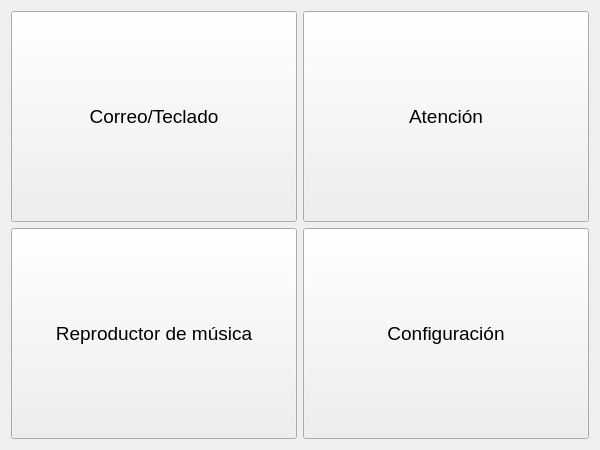
<?xml version="1.0" encoding="UTF-8"?>
<ui version="4.0">
 <class>MainWindow</class>
 <widget class="QMainWindow" name="MainWindow">
  <property name="geometry">
   <rect>
    <x>0</x>
    <y>0</y>
    <width>600</width>
    <height>450</height>
   </rect>
  </property>
  <property name="windowTitle">
   <string>EOG Interface</string>
  </property>
  <widget class="QWidget" name="centralWidget">
   <property name="sizePolicy">
    <sizepolicy hsizetype="Preferred" vsizetype="Preferred">
     <horstretch>0</horstretch>
     <verstretch>0</verstretch>
    </sizepolicy>
   </property>
   <layout class="QVBoxLayout" name="verticalLayout">
    <item>
     <layout class="QGridLayout" name="gridLayout">
      <item row="0" column="1">
       <widget class="QPushButton" name="attentionButton">
        <property name="sizePolicy">
         <sizepolicy hsizetype="MinimumExpanding" vsizetype="MinimumExpanding">
          <horstretch>0</horstretch>
          <verstretch>0</verstretch>
         </sizepolicy>
        </property>
        <property name="font">
         <font>
          <pointsize>14</pointsize>
          <weight>50</weight>
          <bold>false</bold>
         </font>
        </property>
        <property name="text">
         <string>Atención</string>
        </property>
        <property name="iconSize">
         <size>
          <width>16</width>
          <height>16</height>
         </size>
        </property>
       </widget>
      </item>
      <item row="0" column="0">
       <widget class="QPushButton" name="inputButton">
        <property name="sizePolicy">
         <sizepolicy hsizetype="MinimumExpanding" vsizetype="MinimumExpanding">
          <horstretch>0</horstretch>
          <verstretch>0</verstretch>
         </sizepolicy>
        </property>
        <property name="font">
         <font>
          <pointsize>14</pointsize>
          <weight>50</weight>
          <bold>false</bold>
         </font>
        </property>
        <property name="text">
         <string>Correo/Teclado</string>
        </property>
        <property name="iconSize">
         <size>
          <width>16</width>
          <height>16</height>
         </size>
        </property>
       </widget>
      </item>
      <item row="1" column="0">
       <widget class="QPushButton" name="musicButton">
        <property name="sizePolicy">
         <sizepolicy hsizetype="MinimumExpanding" vsizetype="MinimumExpanding">
          <horstretch>0</horstretch>
          <verstretch>0</verstretch>
         </sizepolicy>
        </property>
        <property name="font">
         <font>
          <pointsize>14</pointsize>
          <weight>50</weight>
          <bold>false</bold>
         </font>
        </property>
        <property name="text">
         <string>Reproductor de música</string>
        </property>
        <property name="iconSize">
         <size>
          <width>16</width>
          <height>16</height>
         </size>
        </property>
       </widget>
      </item>
      <item row="1" column="1">
       <widget class="QPushButton" name="settingsButton">
        <property name="sizePolicy">
         <sizepolicy hsizetype="MinimumExpanding" vsizetype="MinimumExpanding">
          <horstretch>0</horstretch>
          <verstretch>0</verstretch>
         </sizepolicy>
        </property>
        <property name="font">
         <font>
          <pointsize>14</pointsize>
          <weight>50</weight>
          <bold>false</bold>
         </font>
        </property>
        <property name="text">
         <string>Configuración</string>
        </property>
        <property name="iconSize">
         <size>
          <width>16</width>
          <height>16</height>
         </size>
        </property>
       </widget>
      </item>
     </layout>
    </item>
   </layout>
  </widget>
 </widget>
 <layoutdefault spacing="6" margin="11"/>
 <resources/>
 <connections/>
</ui>
